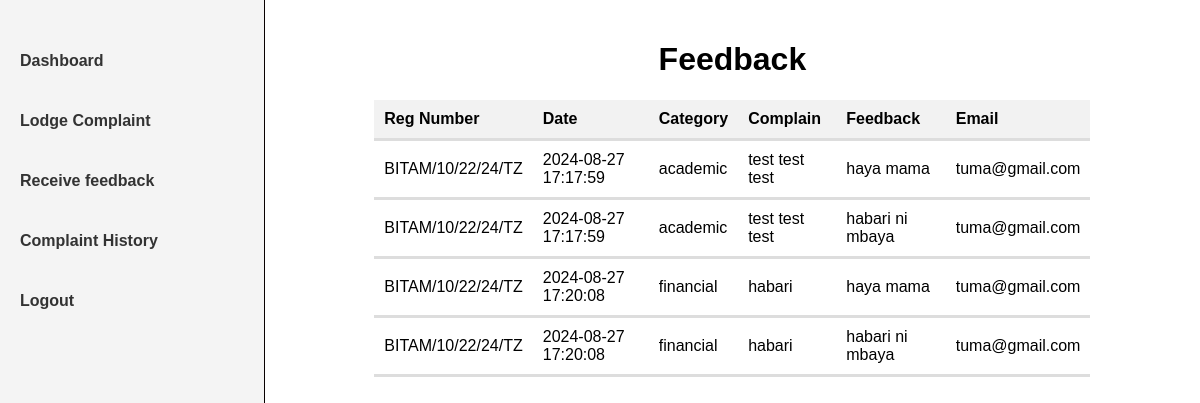
Screenshot of /receive.php (signed in) with the database file from the repository.
### tables this page shows
CREATE TABLE `complain` (
  `complain_id` int(11) NOT NULL,
  `registration_number` varchar(255) DEFAULT NULL,
  `category` varchar(255) DEFAULT NULL,
  `complaint_detail` text DEFAULT NULL,
  `Time` timestamp NOT NULL DEFAULT current_timestamp() ON UPDATE current_timestamp(),
  `complaint_related_document` blob DEFAULT NULL,
  `id` int(11) NOT NULL,
  `status` varchar(10) NOT NULL
);

CREATE TABLE `student` (
  `id` int(11) NOT NULL,
  `first_name` varchar(255) DEFAULT NULL,
  `last_name` varchar(255) DEFAULT NULL,
  `registration` varchar(255) DEFAULT NULL,
  `email` varchar(255) DEFAULT NULL,
  `password` varchar(255) DEFAULT NULL
);

CREATE TABLE `feedback` (
  `feedback_id` int(11) NOT NULL,
  `id` int(11) NOT NULL,
  `feedback_description` varchar(255) NOT NULL
);

### receive.php (the view, shortened to what this page needs)
<?php
include('db_connect.php');
$student_id = $_SESSION['student_id'];
$query = "SELECT complain.category, complain.Time, complain.complaint_detail, complain.complaint_related_document,
                 student.first_name, student.registration, student.email, feedback.feedback_description, complain.status
          FROM complain
          INNER JOIN student ON complain.id = student.id
          INNER JOIN feedback ON feedback.id = student.id
          WHERE student.id = ? and complain.status = 'replied'";
$stmt = $conn->prepare($query);
$stmt->bind_param("i", $student_id);
$stmt->execute();
$result = $stmt->get_result();
?>
<!DOCTYPE html>
<html lang="en">
<head>
</head>
<body>
    <div class="sidebar">
        <nav>
            <ul>
                <li><a href="dashboard.php">Dashboard</a></li>
                <li><a href="lodge-complaint.php">Lodge Complaint</a></li>
                <li> <a href="receive.php">Receive feedback</a></li>
                <li><a href="complaint-history.php">Complaint History</a></li>
                <li><a href="logout.php">Logout</a></li>
            </ul>
        </nav>
    </div>
    <div class="main-content">
        <h1>Feedback</h1>
        <table>
            <thead>
                <tr>
                    <th>Reg Number</th>
                    <th>Date</th>
                    <th>Category</th>
                    <th>Complain</th>
                    <th>Feedback</th>
                    <th>Email</th>
                </tr>
            </thead>
            <tbody>
              <?php
                if ($result->num_rows > 0) {
                    while ($row = $result->fetch_assoc()) {
                        echo "<tr>";
                        echo "<td>{$row['registration']}</td>";
                        echo "<td>{$row['Time']}</td>";
                        echo "<td>{$row['category']}</td>";
                        echo "<td>{$row['complaint_detail']}</td>";
                        echo "<td>{$row['feedback_description']}</td>";
                        echo "<td>{$row['email']}</td>";
                        echo "</tr>";
                    }
                } else {
                    echo "<tr><td colspan='5'>No data found for the student.</td></tr>";
                }
              ?>
            </tbody>
        </table>
    </div>
</body>
</html>

### receive.php (style rules this page uses)
body { display: flex; height: 100vh; margin: 0; font-family: Arial, sans-serif; }
.sidebar { width: 20%; background-color: #f4f4f4; padding: 20px; border-right: 1px solid #080000; }
.sidebar nav ul { list-style: none; padding: 0; }
.sidebar nav ul li { margin: 10px 0; height: 50px; display: flex; align-items: center; }
.sidebar nav ul li a { text-decoration: none; color: #333; font-weight: bold; padding: 10px 0; display: block; width: 100%; }
.main-content { width: 80%; padding: 20px; }
table { width: 80%; border-collapse: collapse; font-family: Arial, sans-serif; margin: 0 auto; }
th, td { padding: 10px; text-align: left; border-bottom: 3px solid #ddd; }
th { background-color: #f2f2f2; }
h1 { text-align: center; }

### rows the page displays
complain: id.registration "BITAM/10/22/24/TZ", Time "2024-08-27 17:17:59", category "academic", complaint_detail "test test test", feedback.feedback_description "haya mama", id.email "tuma@gmail.com", feedback.feedback_description "habari ni mbaya"
complain: id.registration "BITAM/10/22/24/TZ", Time "2024-08-27 17:20:08", category "financial", complaint_detail "habari", feedback.feedback_description "haya mama", id.email "tuma@gmail.com", feedback.feedback_description "habari ni mbaya"
